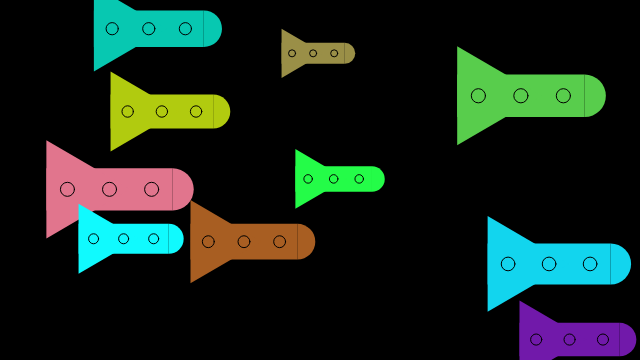
Frame 1 (no input)
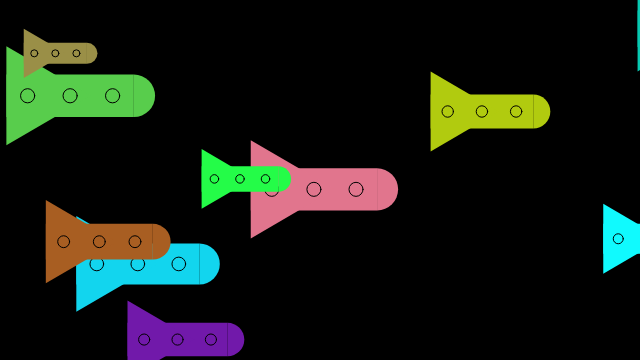
Frame 60 (no input)
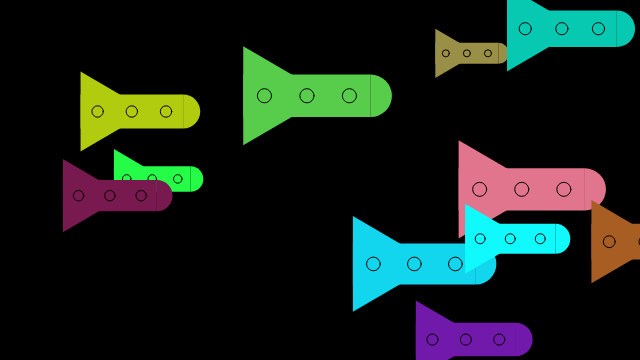
Frame 120 (the mouse pressed at the canvas centre since frame 60)

The p5.js sketch that drew these frames (run headless with seeded random() and noise() and a simulated clock; from frame 60 on, the mouse is pressed at the canvas centre):

// p5.js sketch
// ── sketch.js
/* global variables */
var spaceships = [];
var numSpaceships = 10;
function setup(){
	createCanvas(640,360);
	background(0);
	noStroke();
	fill(255);
	for (var i = 0; i < numSpaceships; i++) {
		var s = new Spaceship(random(0,width),random(0,height));
		spaceships.push(s);
	}
}

function draw() {
	background(0);
	for (var i = 0; i < spaceships.length; i++) {
		spaceships[i].display();
		spaceships[i].update();
	}
}

function mousePressed() {
	var s = new Spaceship(mouseX, mouseY);
	spaceships.push(s);
}

function Spaceship(x, y) {
	this.x = x;
	this.y = y;
	this.size = random(20, 50);
	this.color = color(
		random(0,255),
		random(0,255),
		random(0,255)
	);
	this.speed = random(2,10);
	this.display = function() {
		fill(this.color);
		noStroke();
		rect(this.x, this.y, this.size * 3, this.size);
		triangle(
			this.x, this.y - this.size * 2/3, 
			this.x, this.y + this.size + this.size * 2/3, 
			this.x + this.size * 2, this.y + this.size/2
		);
		arc(this.x + this.size * 3, this.y + this.size/2, this.size, this.size, PI+PI/2, PI/2);
		
		for (var i = this.x; i < Math.floor(this.x + this.size * 3); i += this.size) {
			stroke(0);
			ellipse(i + this.size/2, this.y + this.size/2, this.size/3);
		}
	};
	this.update = function() {
		this.x += this.speed;
		if (this.x - this.size/2 > width) {
			this.x = -this.size/2;
		}
	};
}
